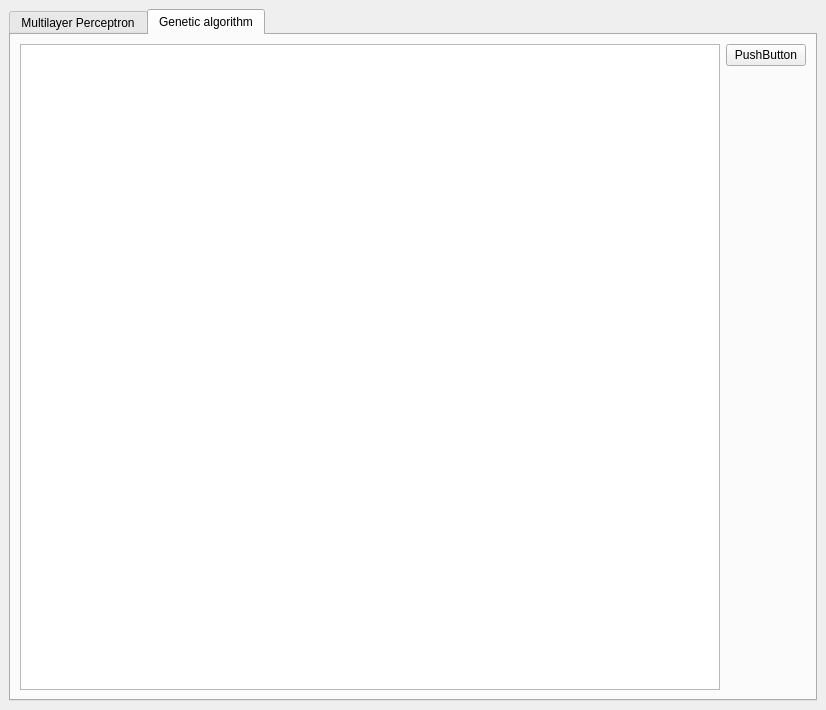
<?xml version="1.0" encoding="UTF-8"?>
<ui version="4.0">
 <class>MainWindow</class>
 <widget class="QMainWindow" name="MainWindow">
  <property name="geometry">
   <rect>
    <x>0</x>
    <y>0</y>
    <width>826</width>
    <height>710</height>
   </rect>
  </property>
  <property name="windowTitle">
   <string>MainWindow</string>
  </property>
  <property name="windowIcon">
   <iconset resource="ml.qrc">
    <normaloff>:/chalkboard.png</normaloff>:/chalkboard.png</iconset>
  </property>
  <widget class="QWidget" name="centralwidget">
   <layout class="QHBoxLayout" name="horizontalLayout">
    <item>
     <widget class="QTabWidget" name="tabMain">
      <property name="currentIndex">
       <number>1</number>
      </property>
      <property name="iconSize">
       <size>
        <width>48</width>
        <height>48</height>
       </size>
      </property>
      <widget class="QWidget" name="tabMultiLayerPerceptron">
       <attribute name="icon">
        <iconset resource="ml.qrc">
         <normaloff>:/neuron3.png</normaloff>:/neuron3.png</iconset>
       </attribute>
       <attribute name="title">
        <string>Multilayer Perceptron</string>
       </attribute>
       <layout class="QGridLayout" name="gridLayout_3"/>
      </widget>
      <widget class="QWidget" name="tabGeneticAlgorithm">
       <property name="accessibleName">
        <string/>
       </property>
       <attribute name="icon">
        <iconset resource="ml.qrc">
         <normaloff>:/genetics-icon.png</normaloff>:/genetics-icon.png</iconset>
       </attribute>
       <attribute name="title">
        <string>Genetic algorithm</string>
       </attribute>
       <layout class="QHBoxLayout" name="horizontalLayout_2">
        <item>
         <widget class="QGraphicsView" name="graphicsView"/>
        </item>
        <item>
         <layout class="QVBoxLayout" name="verticalLayout">
          <item>
           <widget class="QPushButton" name="pushButton">
            <property name="text">
             <string>PushButton</string>
            </property>
           </widget>
          </item>
          <item>
           <spacer name="verticalSpacer">
            <property name="orientation">
             <enum>Qt::Vertical</enum>
            </property>
            <property name="sizeHint" stdset="0">
             <size>
              <width>20</width>
              <height>40</height>
             </size>
            </property>
           </spacer>
          </item>
         </layout>
        </item>
       </layout>
      </widget>
     </widget>
    </item>
   </layout>
  </widget>
  <widget class="QMenuBar" name="menubar">
   <property name="geometry">
    <rect>
     <x>0</x>
     <y>0</y>
     <width>826</width>
     <height>25</height>
    </rect>
   </property>
  </widget>
 </widget>
 <resources>
  <include location="ml.qrc"/>
 </resources>
 <connections/>
</ui>
